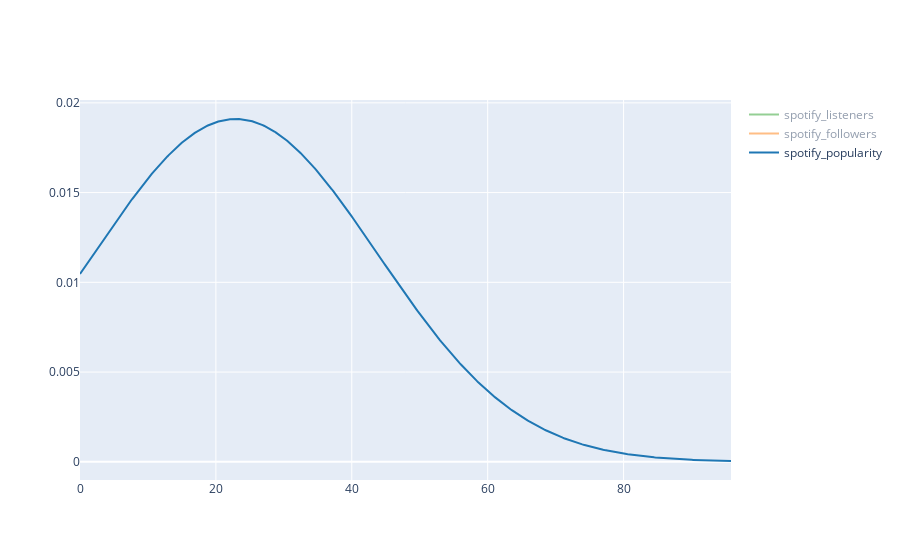

Notebook code cell kept with this figure:
### Code cell
distri_data = [x for x in stats_array.T]
distri_label = [label for label in artists_matched_stats_df.columns]

fig = ff.create_distplot(
    distri_data,
    distri_label,
    curve_type='normal',  # override default 'kde'
    show_hist=False,
    show_rug=False,
)
fig.show()

### Figure 1 — Plotly figure (JSON) as saved in the notebook; plotly's stock layout.template omitted (floating-point values rounded to 4 significant figures; data arrays with more than 128 entries replaced by an {"elided": "..."} marker saying what was removed)
{"data": [{"legendgroup": "spotify_popularity", "marker": {"color": "rgb(31, 119, 180)"}, "mode": "lines", "name": "spotify_popularity", "showlegend": true, "type": "scatter", "x": {"elided": "500 float values"}, "xaxis": "x", "y": {"elided": "500 float values"}, "yaxis": "y"}, {"legendgroup": "spotify_followers", "marker": {"color": "rgb(255, 127, 14)"}, "mode": "lines", "name": "spotify_followers", "showlegend": true, "type": "scatter", "visible": "legendonly", "x": {"elided": "500 float values"}, "xaxis": "x", "y": {"elided": "500 float values"}, "yaxis": "y"}, {"legendgroup": "spotify_listeners", "marker": {"color": "rgb(44, 160, 44)"}, "mode": "lines", "name": "spotify_listeners", "showlegend": true, "type": "scatter", "visible": "legendonly", "x": {"elided": "500 float values"}, "xaxis": "x", "y": {"elided": "500 float values"}, "yaxis": "y"}], "layout": {"autosize": true, "barmode": "overlay", "dragmode": "zoom", "hovermode": "closest", "legend": {"traceorder": "reversed"}, "xaxis": {"anchor": "y2", "autorange": true, "domain": [0, 1], "range": [0, 95.81], "type": "linear", "zeroline": false}, "yaxis": {"anchor": "free", "autorange": true, "domain": [0, 1], "position": 0, "range": [-0.001016, 0.02016], "type": "linear"}}}
